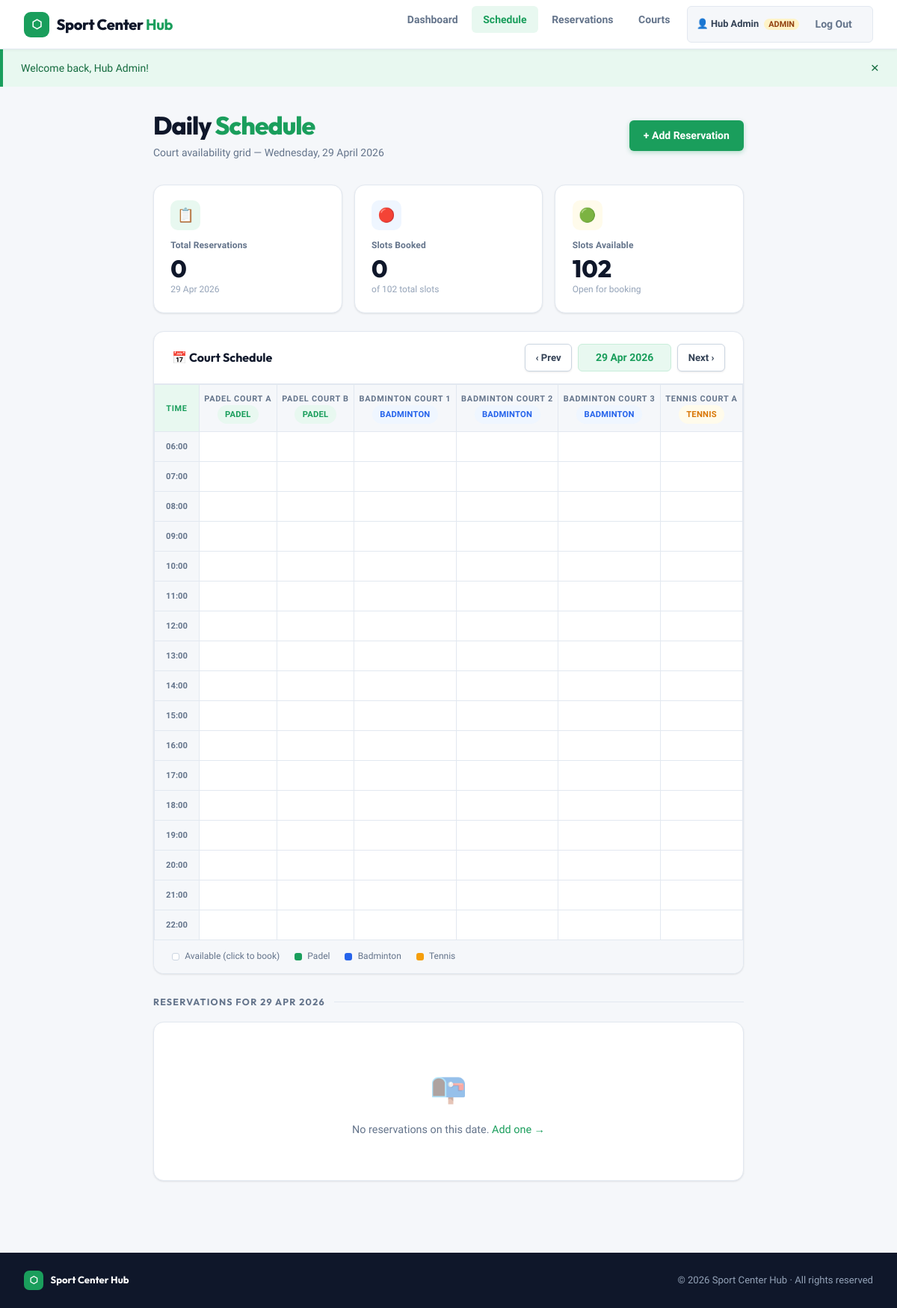
The page /schedule.php (signed in) on the database its author committed.
### tables this page shows
CREATE TABLE IF NOT EXISTS courts (
  id             INT AUTO_INCREMENT PRIMARY KEY,
  name           VARCHAR(100) NOT NULL,
  type           ENUM('Padel','Badminton','Tennis') NOT NULL,
  price_per_hour DECIMAL(10,2) NOT NULL,
  description    TEXT,
  status         ENUM('active','inactive') DEFAULT 'active',
  created_at     TIMESTAMP DEFAULT CURRENT_TIMESTAMP
);

### includes/auth.php (called while the page is built, shortened)
<?php
function isAdmin(): bool {
    return ($_SESSION['user_role'] ?? '') === 'admin';
}

### schedule.php (the view, shortened to what this page needs)
<?php
require_once 'includes/auth.php';
$db = getDB();
$today   = date('Y-m-d');
$selDate = isset($_GET['date']) && preg_match('/^\d{4}-\d{2}-\d{2}$/', $_GET['date'])
           ? $_GET['date'] : $today;
$prevDate = date('Y-m-d', strtotime($selDate . ' -1 day'));
$nextDate = date('Y-m-d', strtotime($selDate . ' +1 day'));
$courts = $db->query(
    "SELECT * FROM courts WHERE status='active' ORDER BY type, name"
)->fetchAll(PDO::FETCH_ASSOC);
$stmt = $db->prepare("
    SELECT r.id, r.court_id, r.renter_name, r.renter_phone,
           r.start_time, r.end_time, r.total_price, r.status,
           TIMESTAMPDIFF(MINUTE, r.start_time, r.end_time)/60 AS duration_hours,
           c.name AS court_name, c.type AS court_type
    FROM reservations r
    JOIN courts c ON c.id = r.court_id
    WHERE r.booking_date = :d AND r.status = 'confirmed'
    ORDER BY r.start_time ASC
");
$stmt->execute([':d' => $selDate]);
$bookings = $stmt->fetchAll(PDO::FETCH_ASSOC);
$hours = range(6, 22);
$slots = [];
foreach ($courts as $c) {
    $cid = (int)$c['id'];
    foreach ($hours as $h) $slots[$cid][$h] = null;
}
$bookedSlots = 0;
$totalSlots  = count($courts) * count($hours);
include 'includes/header.php';
?>
<div class="page-header">
  <div>
    <h1>Daily <span>Schedule</span></h1>
    <p>Court availability grid — <?= date('l, d F Y', strtotime($selDate)) ?></p>
  </div>
  <?php if (isAdmin()): ?>
    <a href="reservations.php?action=new&booking_date=<?= $selDate ?>" class="btn btn-primary">
      + Add Reservation
    </a>
  <?php endif; ?>
</div>
<div class="stats-grid" style="margin-bottom:1.5rem;">
  <div class="stat-card green">
    <div class="stat-card-icon">📋</div>
    <div class="stat-label">Total Reservations</div>
    <div class="stat-value"><?= count($bookings) ?></div>
    <div class="stat-sub"><?= date('d M Y', strtotime($selDate)) ?></div>
  </div>
  <div class="stat-card blue">
    <div class="stat-card-icon">🔴</div>
    <div class="stat-label">Slots Booked</div>
    <div class="stat-value"><?= $bookedSlots ?></div>
    <div class="stat-sub">of <?= $totalSlots ?> total slots</div>
  </div>
  <div class="stat-card orange">
    <div class="stat-card-icon">🟢</div>
    <div class="stat-label">Slots Available</div>
    <div class="stat-value"><?= $totalSlots - $bookedSlots ?></div>
    <div class="stat-sub">Open for booking</div>
  </div>
</div>
<div class="schedule-wrap">
  <div class="schedule-toolbar">
    <h2>📅 Court Schedule</h2>
    <div class="date-nav">
      <a href="?date=<?= $prevDate ?>">‹ Prev</a>
      <span><?= date('d M Y', strtotime($selDate)) ?></span>
      <a href="?date=<?= $nextDate ?>">Next ›</a>
    </div>
  </div>
  <div class="schedule-scroll">
    <table class="schedule-table">
      <thead>
        <tr>
          <th class="time-col">TIME</th>
          <?php foreach ($courts as $c): ?>
          <th>
            <?= htmlspecialchars($c['name']) ?>
            <br><span class="badge badge-<?= strtolower($c['type']) ?>"><?= $c['type'] ?></span>
          </th>
          <?php endforeach; ?>
        </tr>
      </thead>
      <tbody>
        <?php foreach ($hours as $h): ?>
        <tr>
          <td class="time-cell"><?= sprintf('%02d:00', $h) ?></td>
          <?php foreach ($courts as $c): ?>
            <?php
              $cid  = (int)$c['id'];
              $slot = $slots[$cid][$h] ?? null;
            ?>
            <?php if ($slot): ?>
              <td class="slot-booked <?= strtolower($slot['court_type']) ?>"
                  title="<?= htmlspecialchars($slot['renter_name']) ?> · <?= substr($slot['start_time'],0,5) ?>–<?= substr($slot['end_time'],0,5) ?>">
                <?= htmlspecialchars($slot['renter_name']) ?>
                <br><small><?= substr($slot['start_time'],0,5) ?>–<?= substr($slot['end_time'],0,5) ?></small>
              </td>
            <?php else: ?>
              <td class="slot-free"
                  data-court="<?= $c['id'] ?>"
                  data-hour="<?= sprintf('%02d:00', $h) ?>"
                  data-date="<?= $selDate ?>"
                  title="Click to add booking here"></td>
            <?php endif; ?>
          <?php endforeach; ?>
        </tr>
        <?php endforeach; ?>
      </tbody>
    </table>
  </div>
  <div class="legend">
    <div class="legend-item"><div class="legend-dot free"></div> Available (click to book)</div>
    <div class="legend-item"><div class="legend-dot padel"></div> Padel</div>
    <div class="legend-item"><div class="legend-dot badminton"></div> Badminton</div>
    <div class="legend-item"><div class="legend-dot tennis"></div> Tennis</div>
  </div>
</div>
<?php if (!empty($bookings)): ?>
<div class="section-title">Reservations for <?= date('d M Y', strtotime($selDate)) ?></div>
<div class="table-card">
  <div class="table-wrapper">
    <table>
      <thead>
        <tr>
          <th>#</th><th>Renter</th><th>Court</th>
          <th>Start</th><th>End</th><th>Duration</th><th>Total</th><th>Actions</th>
        </tr>
      </thead>
      <tbody>
        <?php foreach ($bookings as $i => $r): ?>
        <tr>
          <td style="color:var(--text3);font-size:.8rem;"><?= $i+1 ?></td>
          <td>
            <div class="renter-name"><?= htmlspecialchars($r['renter_name']) ?></div>
            <?php if ($r['renter_phone']): ?>
              <div class="renter-phone"><?= htmlspecialchars($r['renter_phone']) ?></div>
            <?php endif; ?>
          </td>
          <td>
            <?= htmlspecialchars($r['court_name']) ?>
            <br><span class="badge badge-<?= strtolower($r['court_type']) ?>"><?= $r['court_type'] ?></span>
          </td>
          <td><?= substr($r['start_time'],0,5) ?></td>
          <td><?= substr($r['end_time'],0,5) ?></td>
          <td><?= number_format($r['duration_hours'],1) ?>h</td>
          <td>Rp <?= number_format($r['total_price'],0,',','.') ?></td>
          <td style="white-space:nowrap;">
            <?php if (isAdmin()): ?>
            <a href="reservations.php?action=edit&id=<?= $r['id'] ?>"
               class="btn btn-secondary btn-sm">Edit</a>
            <a href="reservations.php?action=cancel&id=<?= $r['id'] ?>"
               class="btn btn-danger btn-sm"
               data-confirm="Cancel reservation for <?= htmlspecialchars($r['renter_name']) ?>?">Cancel</a>
            <?php else: ?>
            <span style="font-size:.75rem;color:var(--text4);">View only</span>
            <?php endif; ?>
          </td>
        </tr>
        <?php endforeach; ?>
      </tbody>
    </table>
  </div>
</div>
<?php else: ?>
<div class="section-title">Reservations for <?= date('d M Y', strtotime($selDate)) ?></div>
<div class="table-card">
  <div class="empty-state">
    <div class="icon">📭</div>
    <p>No reservations on this date. <?php if(isAdmin()): ?><a href="reservations.php?action=new&booking_date=<?= $selDate ?>">Add one →</a><?php endif; ?></p>
  </div>
</div>
<?php endif; ?>
<?php include 'includes/footer.php'; ?>

### rows shown on the page
courts: name "PADEL COURT A", type "PADEL"
courts: name "PADEL COURT B", type "PADEL"
courts: name "BADMINTON COURT 1", type "BADMINTON"
courts: name "BADMINTON COURT 2", type "BADMINTON"
courts: name "BADMINTON COURT 3", type "BADMINTON"
courts: name "TENNIS COURT A", type "TENNIS"

### other values the page prints
$_u['name'] "Hub Admin"
$_SESSION['flash']['msg'] "Welcome back, Hub Admin!"
date('l, d F Y', strtotime($selDate)) "Wednesday, 29 April 2026"
count($bookings) "0"
date('d M Y', strtotime($selDate)) "29 Apr 2026"
$bookedSlots "0"
$totalSlots "102"
$totalSlots - $bookedSlots "102"
$h "06"
$h "07"
$h "08"
$h "09"
$h "10"
$h "11"
$h "12"
